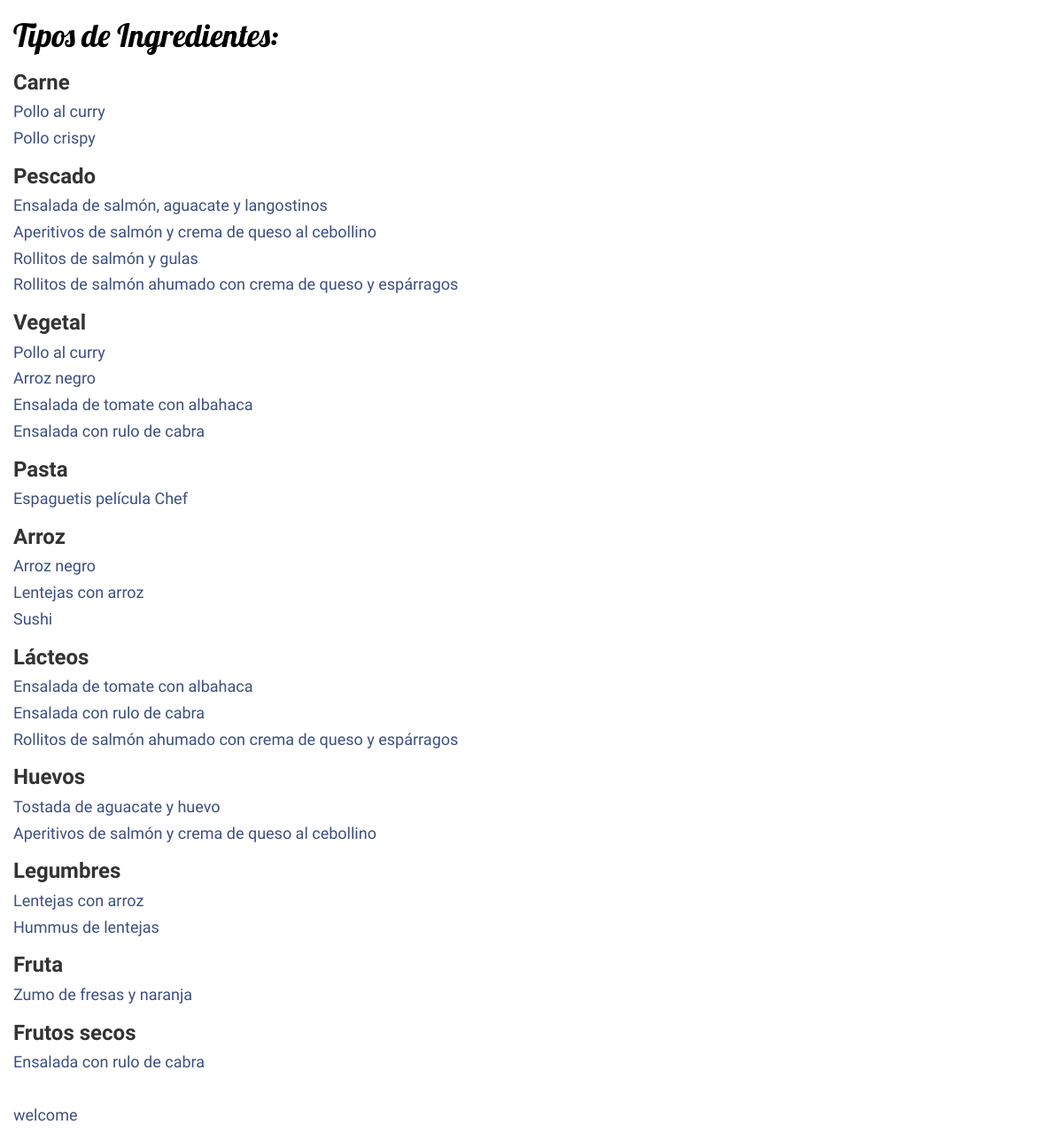
/listaIngredientes, run on an earlier commit of the app's database.
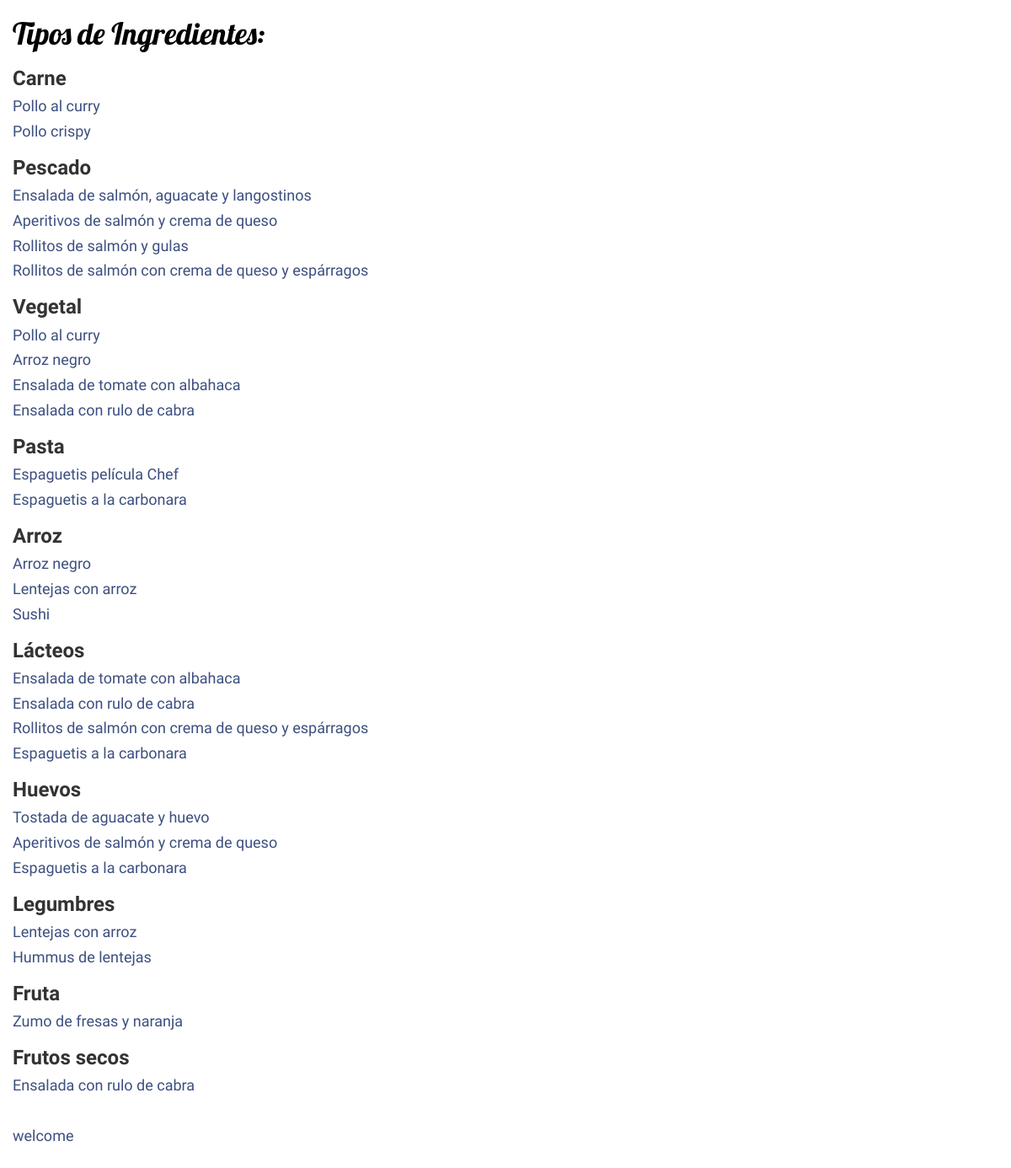
And on a later commit of the database.
### RecipesAndFun/models.py (models this page shows, shortened)
class receta(models.Model):
    nombre_receta= models.CharField(max_length=100)
    ingredientes= models.TextField(help_text='Escribe los ingredientes')
    preparacion= models.TextField(verbose_name='Preparacion')
    tiempo_preparacion= models.IntegerField
    comentarios= models.CharField(help_text='Espacio para comentarios', max_length=1000, null=True)
    puntuacion= models.IntegerField
    fecha_publicacion= models.DateTimeField(blank=True, null=True)
    autor= models.ForeignKey(User, on_delete=models.CASCADE)

### RecipesAndFun/views.py (the view)
# urls.py: path('listaIngredientes', views.ingredient_list),
def ingredient_list(request):
    context={}
    tipo_comida ={}
    tipo_comida['carne'] = ingrediente.objects.filter(tipo='carne')
    tipo_comida['pescado'] = ingrediente.objects.filter(tipo='pescado')
    tipo_comida['vegetal'] = ingrediente.objects.filter(tipo='vegetal')
    tipo_comida['pasta'] = ingrediente.objects.filter(tipo='pasta')
    tipo_comida['arroz'] = ingrediente.objects.filter(tipo='arroz')
    tipo_comida['lacteo'] = ingrediente.objects.filter(tipo='lacteo')
    tipo_comida['fruta'] = ingrediente.objects.filter(tipo='fruta')
    tipo_comida['huevos'] = ingrediente.objects.filter(tipo='huevos')
    tipo_comida['legumbres'] = ingrediente.objects.filter(tipo='legumbres')
    tipo_comida['frutossecos'] = ingrediente.objects.filter(tipo='frutossecos')
    recetas_de = {}
    recetas_de['pollo'] = receta.objects.filter(ingredientes__contains='pollo')
    recetas_de['salmon'] = receta.objects.filter(ingredientes__contains='salmon')
    recetas_de['tomate'] = receta.objects.filter(ingredientes__contains='tomate')
    recetas_de['espaguetis'] = receta.objects.filter(ingredientes__contains='espaguetis')
    recetas_de['arroz'] = receta.objects.filter(ingredientes__contains='arroz')
    recetas_de['queso'] = receta.objects.filter(ingredientes__contains='queso')
    recetas_de['huevos'] = receta.objects.filter(ingredientes__contains='huevos')
    recetas_de['lentejas'] = receta.objects.filter(ingredientes__contains='lentejas')
    recetas_de['nueces'] = receta.objects.filter(ingredientes__contains='nueces')
    recetas_de['fresas'] = receta.objects.filter(ingredientes__contains='fresas')
    context={
        'recetas_de':recetas_de,
        'tipo_comida':tipo_comida
    }
    return render(request, "listaIngredientes.html", context)

### templates/listaIngredientes.html (shortened to what this page needs)
{% load static %}
<head>
    <link rel="stylesheet" href="//maxcdn.bootstrapcdn.com/bootstrap/3.2.0/css/bootstrap.min.css">
    <link rel="stylesheet" href="//maxcdn.bootstrapcdn.com/bootstrap/3.2.0/css/bootstrap-theme.min.css">
    <link rel="stylesheet" href="{% static 'css/recipesandfun.css' %}">
    <h1>Tipos de Ingredientes:</h1>
</head>
<body>
    <h3>Carne</h3>
    {%  for receta in recetas_de.pollo %}
        <div>
            <h4><a href="{% url 'recipe_details' receta.id %}">
                {{ receta.nombre_receta }}</a></h4>
        </div>
    {% endfor %}
    <h3>Pescado</h3>
    {%  for receta in recetas_de.salmon %}
        <div>
            <h4><a href="{% url 'recipe_details' receta.id %}">
                {{ receta.nombre_receta }}</a></h4>
        </div>
    {% endfor %}
    <h3>Vegetal</h3>
    {%  for receta in recetas_de.tomate %}
        <div>
            <h4><a href="{% url 'recipe_details' receta.id %}">
                {{ receta.nombre_receta }}</a></h4>
        </div>
    {% endfor %}
    <h3>Pasta</h3>
    {%  for receta in recetas_de.espaguetis %}
        <div>
            <h4><a href="{% url 'recipe_details' receta.id %}">
                {{ receta.nombre_receta }}</a></h4>
        </div>
    {% endfor %}
    <h3>Arroz</h3>
    {%  for receta in recetas_de.arroz %}
        <div>
            <h4><a href="{% url 'recipe_details' receta.id %}">
                {{ receta.nombre_receta }}</a></h4>
        </div>
    {% endfor %}
    <h3>Lácteos</h3>
    {%  for receta in recetas_de.queso %}
        <div>
            <h4><a href="{% url 'recipe_details' receta.id %}">
                {{ receta.nombre_receta }}</a></h4>
        </div>
    {% endfor %}
    <h3>Huevos</h3>
    {%  for receta in recetas_de.huevos %}
        <div>
            <h4><a href="{% url 'recipe_details' receta.id %}">
                {{ receta.nombre_receta }}</a></h4>
        </div>
    {% endfor %}
    <h3>Legumbres</h3>
    {%  for receta in recetas_de.lentejas %}
        <div>
            <h4><a href="{% url 'recipe_details' receta.id %}">
                {{ receta.nombre_receta }}</a></h4>
        </div>
    {% endfor %}
    <h3>Fruta</h3>
    {%  for receta in recetas_de.fresas %}
        <div>
            <h4><a href="{% url 'recipe_details' receta.id %}">
                {{ receta.nombre_receta }}</a></h4>
        </div>
    {% endfor %}
    <h3>Frutos secos</h3>
    {%  for receta in recetas_de.nueces %}
        <div>
            <h4><a href="{% url 'recipe_details' receta.id %}">
                {{ receta.nombre_receta }}</a></h4>
        </div>
    {% endfor %}
    <br>
        <h4><a href="/welcome">welcome </a></h4>
</body>

What changed in the data, as far as the page shows it:
changed receta: nombre_receta "Aperitivos de salmón y crema de queso al cebollino" → "Aperitivos de salmón y crema de queso"
changed receta: nombre_receta "Rollitos de salmón ahumado con crema de queso y espárragos" → "Rollitos de salmón con crema de queso y espárragos"
added receta: nombre_receta "Espaguetis a la carbonara"
